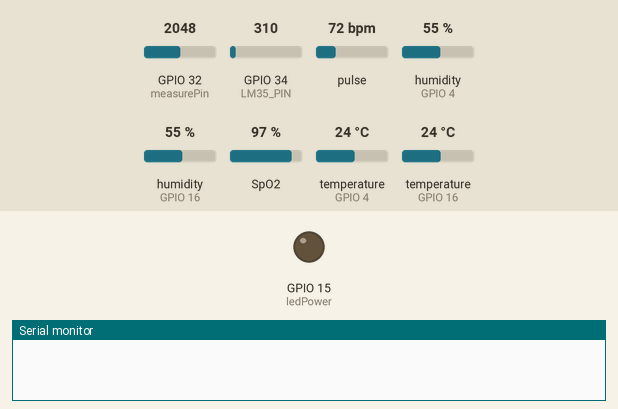
The sketch below on a simulated ESP32. Parts: output pins drawn as LEDs (lit = HIGH), the last lines printed to the serial monitor. Inputs (shaded band) come from the test bench; at power-on: temperature (sensors on GPIO 4, GPIO 16) 24 °C, GPIO 32 (measurePin) = 2048, GPIO 34 (LM35_PIN) = 310, pulse 72 bpm, humidity (sensors on GPIO 4, GPIO 16) 55 %, SpO2 97 %.

Above: at 1.2 s.
1.3 s: temperature (sensor on GPIO 4) set to 12 °C
At 5.2 s:
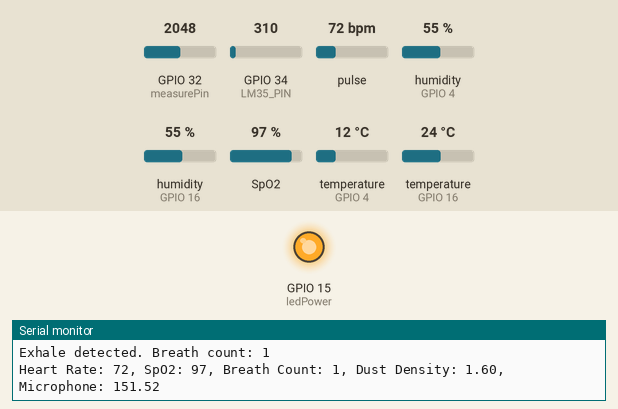
5.5 s: temperature (sensor on GPIO 16) set to 12 °C
Timing chart, 0 to 8.5 s (numbered marks = the images above; inputs shaded):
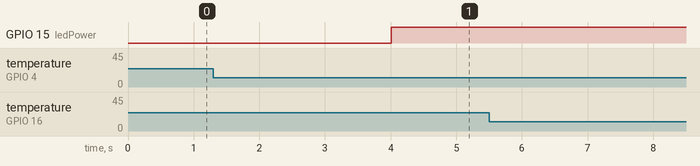

The sketch:

asthamaFinal.ino
```cpp
#include <Wire.h>
#include "MAX30105.h"
#include "spo2_algorithm.h"
#include "DHT.h"

// Define MAX30105 Sensor
MAX30105 particleSensor;

// Define DHT Sensors
#define DHTPIN_OUTSIDE 4         // Pin connected to the outside DHT sensor
#define DHTPIN_NOSE 16           // Pin connected to the nose DHT sensor
#define DHTTYPE DHT11            // DHT11 or DHT22

DHT dhtOutside(DHTPIN_OUTSIDE, DHTTYPE);
DHT dhtNose(DHTPIN_NOSE, DHTTYPE);

// Define LM35 Sensor
const int LM35_PIN = 34;

// Dust Sensor Settings
int measurePin = 32;
int ledPower = 15;
unsigned int samplingTime = 280;
unsigned int deltaTime = 40;
unsigned int sleepTime = 280;//9680

// SpO2 and Heart Rate Variables
#define MAX_BRIGHTNESS 255
uint32_t irBuffer[100]; // Infrared LED sensor data
uint32_t redBuffer[100]; // Red LED sensor data
int32_t bufferLength; // Data length
int32_t spo2; // SpO2 value
int8_t validSPO2; // Indicator to show if the SpO2 calculation is valid
int32_t heartRate; // Heart rate value
int8_t validHeartRate; // Indicator to show if the heart rate calculation is valid

// Breathing Detection Variables
unsigned long lastReadTime = 0;
int breathCount = 0;               // Count the number of breaths (exhale only)
bool exhaleDetected = false;       // Track if exhale has been detected
#define MIN_INTERVAL 100 //400        // Delay between sensor readings (in ms)
#define TEMP_THRESHOLD 0.5      // Threshold for temperature difference (in °C) to detect exhalation

void setup() {
  Serial.begin(115200);

  // Initialize the MAX30105 sensor
  if (!particleSensor.begin(Wire, I2C_SPEED_FAST)) {
    Serial.println("MAX30105 sensor not found. Please check wiring/power.");
    while (1);
  }

  // Initialize the DHT sensors
  dhtOutside.begin();
  dhtNose.begin();

  // Set up dust sensor
  pinMode(ledPower, OUTPUT);

  // Setup MAX30105 sensor parameters
  byte ledBrightness = 60;
  byte sampleAverage = 4;
  byte ledMode = 2;
  byte sampleRate = 100;
  int pulseWidth = 411;
  int adcRange = 4096;
  particleSensor.setup(ledBrightness, sampleAverage, ledMode, sampleRate, pulseWidth, adcRange); // Configure MAX30105 sensor
}

void loop() {
  // Read heart rate and SpO2
  readHeartRateAndSpO2();

  // Read dust density
  float dustDensity = readDustDensity();

  // Read temperatures and detect breath count
  readTemperatureAndBreathCount();

  // Read LM35 temperature
  double lm35Temperature = readLM35Temperature();

  // Print all sensor data
  Serial.print("Heart Rate: ");
  Serial.print(heartRate);
  Serial.print(", SpO2: ");
  Serial.print(spo2);
  Serial.print(", Breath Count: ");
  Serial.print(breathCount);
  Serial.print(", Dust Density: ");
  Serial.print(dustDensity);
  Serial.print(", Microphone: ");
  Serial.println(lm35Temperature);

  delay(100); // Delay for readability 400
}

// Function to read heart rate and SpO2
void readHeartRateAndSpO2() {
  bufferLength = 100; // Buffer length for MAX30105

  // Read samples from MAX30105 sensor
  for (byte i = 0; i < bufferLength; i++) {
    while (particleSensor.available() == false) {
      particleSensor.check(); // Check the sensor for new data
    }
    redBuffer[i] = particleSensor.getRed();
    irBuffer[i] = particleSensor.getIR();
    particleSensor.nextSample(); // Move to next sample
  }

  // Calculate heart rate and SpO2
  maxim_heart_rate_and_oxygen_saturation(irBuffer, bufferLength, redBuffer, &spo2, &validSPO2, &heartRate, &validHeartRate);
}

// Function to read dust density
float readDustDensity() {
  digitalWrite(ledPower, LOW);
  delayMicroseconds(samplingTime);
  int voMeasured = analogRead(measurePin);
  delayMicroseconds(deltaTime);
  digitalWrite(ledPower, HIGH);
  delayMicroseconds(sleepTime);

  float calcVoltage = voMeasured * (5.0 / 1024);
  float dustDensity = 0.17 * calcVoltage - 0.1;

  if (dustDensity < 0) {
    dustDensity = 0.00;
  }

  return dustDensity;
}

// Function to read temperatures and detect breath count
void readTemperatureAndBreathCount() {
  unsigned long currentTime = millis();

  // Only read sensor if minimum interval has passed
  if (currentTime - lastReadTime >= MIN_INTERVAL) {
    lastReadTime = currentTime;

    // Reading temperatures from both sensors
    float tempOutside = dhtOutside.readTemperature();
    float tempNose = dhtNose.readTemperature();

    // Check if the readings are valid
    if (isnan(tempOutside) || isnan(tempNose)) {
      Serial.println("Failed to read from one of the DHT sensors!");
    } else {
      // Calculate the temperature difference
      float tempDifference = tempNose - tempOutside;

      // Print temperatures and the temperature difference
      Serial.print("Outside Temp: ");
      Serial.print(tempOutside);
      Serial.print(" *C\t");
      Serial.print("Nose Temp: ");
      Serial.print(tempNose);
      Serial.print(" *C\t");
      Serial.print("Temp Difference: ");
      Serial.print(tempDifference);
      Serial.println(" *C");

      // Detect exhalation (temperature difference exceeds threshold)
      if (tempDifference > TEMP_THRESHOLD && !exhaleDetected) {
        exhaleDetected = true;  // Mark exhale detected
        breathCount++;          // Increment breath count
        Serial.print("Exhale detected. Breath count: ");
        Serial.println(breathCount);
      }

      // Detect inhale (temperature difference drops below the threshold)
      if (tempDifference <= TEMP_THRESHOLD && exhaleDetected) {
        exhaleDetected = false;  // Reset for the next exhale detection
        Serial.println("Inhale detected, ready for next exhale.");
      }
    }
  }
}

// Function to read LM35 temperature
double readLM35Temperature() {
  int value1 = analogRead(LM35_PIN);
  double tempC = value1 * (5.0 / 1023.0) * 100; // Convert to Celsius
  return tempC;
}
```
